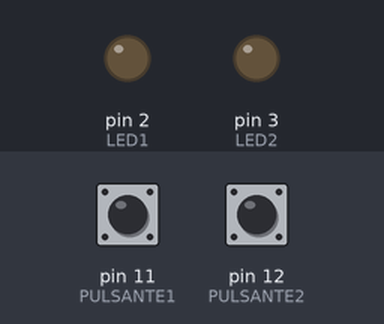
A sketch run on a simulated Arduino Uno, built with avr-gcc and run on an emulated ATmega328P. Shown: output pins drawn as LEDs (lit = HIGH). Dashed ring = blinking. Inputs (shaded band) come from the test bench; at power-on: pin 11 (PULSANTE1) LOW, pin 12 (PULSANTE2) LOW.

Above: at 1.2 s.
1.3 s: pin 11 (PULSANTE1) pulled HIGH for 1 s
At 3.5 s:
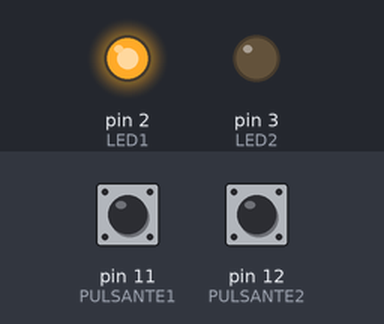
3.8 s: pin 12 (PULSANTE2) pulled HIGH for 3.2 s
At 4.1 s:
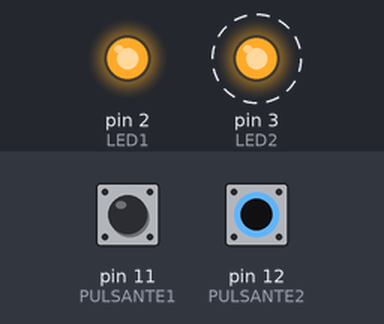
8.5 s: pin 12 (PULSANTE2) pulled HIGH for 0.15 s
At 9.6 s:
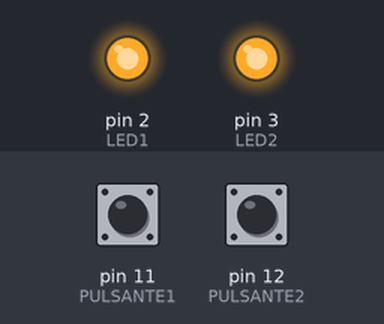
10.2 s: pin 11 (PULSANTE1) pulled HIGH for 0.15 s
At 10.9 s:
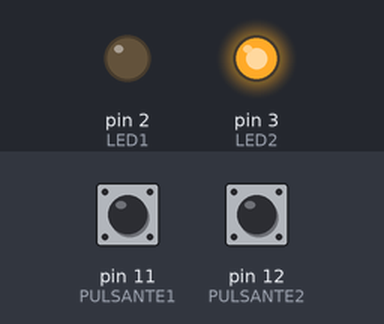
11.9 s: pin 11 (PULSANTE1) pulled HIGH for 3.2 s
At 12.2 s:
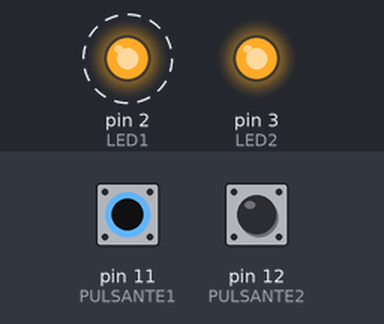
Timing chart, 0 to 16.6 s (numbered marks = the images above; inputs shaded):
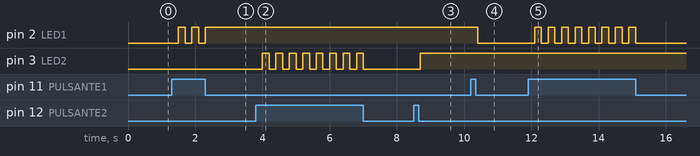

The sketch:

Led.ino
```cpp
#define PULSANTE1   11                          //definisce che il primo pulsante è sul pin 11
#define PULSANTE2   12                          //definisce che il secondo pulsante è sul pin 12
#define LED1        2                           //definisce che il primo LED è sul pin 2
#define LED2        3                           //definisce che il secondo LED è sul pin 3

bool varled1;                                   //crea una variabile di tipo booleano chiamata varled1
bool varled2;                                   //crea una variabile di tipo booleano chiamata varled2

void setup() {
    pinMode(LED1, OUTPUT);                      //imposta il pin LED1 su output
    pinMode(LED2, OUTPUT);                      //imposta il pin LED2 su output
    pinMode(PULSANTE1, INPUT);                  //imposta il pin PULSANTE1 su input
    pinMode(PULSANTE2, INPUT);                  //imposta il pin PULSANTE2 su input
    digitalWrite(LED1, LOW);                    //spegne LED1
    digitalWrite(LED2, LOW);                    //spegne LED2
}

void loop() {
if (digitalRead(PULSANTE1) == HIGH) {           //se PULSANTE1 viene premuto
    varled1 = !varled1;                         //imposta varled1 sul contrario di varled1
    delay(200);                                 //aspetta 0.2 secondi
}

if (varled1 == 1) {                             //se varled1 è uguale a 1
    digitalWrite(LED1, HIGH);                   //accendi LED1
}
else {                                          //se varled1 non è uguale a 1
    digitalWrite (LED1, LOW);                   //spegni LED1
}

if (digitalRead(PULSANTE2) == HIGH) {           //se PULSANTE2 viene premuto
    varled2 = !varled2;                         //imposta varled2 sul contrario di varled2
    delay(200);                                 //aspetta 0.2 secondi
}

if (varled2 == 1) {                             //se varled2 è uguale a 1
    digitalWrite(LED2, HIGH);                   //accendi LED2
}
else {                                          //se varled2 non è uguale a 1
    digitalWrite (LED2, LOW);                   //spegni LED2
}
}
```

Measured:
- after the input at 1.3 s, pin 2 (LED1): alternates HIGH for 0.20 s and LOW for 0.20 s, 5 changes in all, then stays HIGH, starting after 0.20 s
- after the input at 3.8 s, pin 3 (LED2): alternates HIGH for 0.20 s and LOW for 0.20 s, 16 changes in all, then stays LOW, starting after 0.20 s
- after the input at 8.5 s, pin 3 (LED2): LOW → HIGH after 0.20 s
- after the input at 10.2 s, pin 2 (LED1): HIGH → LOW after 0.20 s
- after the input at 11.9 s, pin 2 (LED1): alternates HIGH for 0.20 s and LOW for 0.20 s, 16 changes in all, then stays LOW, starting after 0.20 s
